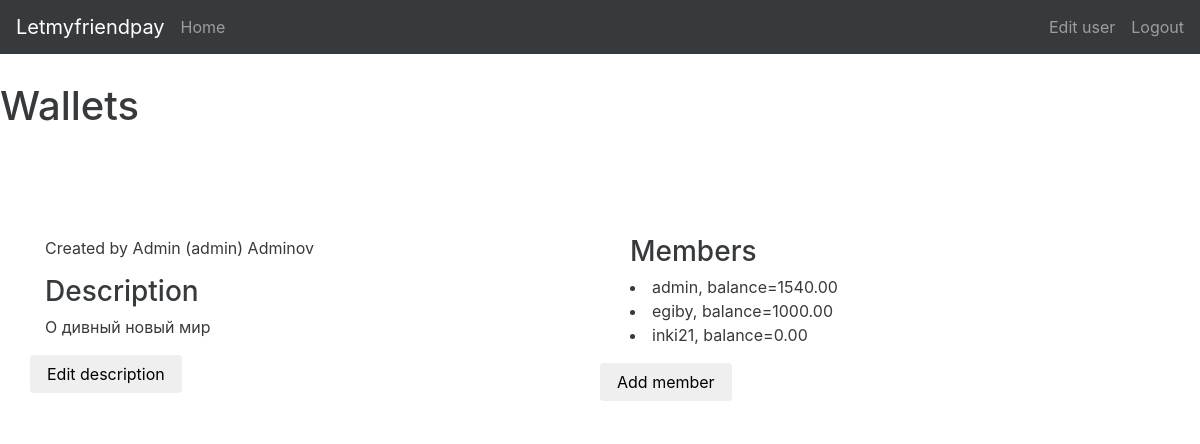
The app's page /wallets/wallet_list (signed in) with its own data.
### wallet/models.py (models this page shows, shortened)
class Wallet(models.Model):
    time_of_creation = models.DateTimeField(auto_now_add=True)
    author = models.ForeignKey(settings.AUTH_USER_MODEL, null=True, related_name='created_wallets')
    description = models.TextField(max_length=1024, blank=True, null=True)
    members = models.ManyToManyField(settings.AUTH_USER_MODEL, through='Balance',
                                     through_fields=('wallet', 'member'),
                                     related_name='my_wallets')

class Balance(models.Model):
    wallet = models.ForeignKey(Wallet)
    member = models.ForeignKey(settings.AUTH_USER_MODEL)
    member_balance = models.DecimalField(max_digits=10, decimal_places=2, null=False, default=0.00)

### core/models.py (models this page shows)
class User(AbstractUser):
    avatar = models.ImageField(upload_to='avatars', blank=True, null=True)
    current_balance = models.DecimalField(max_digits=10, decimal_places=2, null=False, default=0.00)

### wallet/views.py (the view)
class WalletListView(ListView):
    model = Wallet
    template_name = 'wallet_list.html'
    context_object_name = 'wallet_list'

### wallet/templates/wallet_list.html (shortened to what this page needs)
{% extends "base.html" %}
{% block content %}
    <h1>Wallets</h1>
    {% for wallet in wallet_list %}
        {% include "wallet.html" %}
    {% endfor %}
{% endblock %}

### core/templates/base.html (shortened to what this page needs)
<!DOCTYPE html>
<html lang="en">
<head>
    {% block static %}
        {% load static %}
        <link rel="stylesheet" type="text/css" href="{% static 'css/theme.css' %}">
        <link rel="stylesheet" href="{% static 'bootstrap/css/bootstrap.min.css' %}">
    {% endblock %}
</head>
<body>
<div>
    <div class="container-fluid">
        <div class="row">
            {% block header %}
                {% include "navigation_bar.html" %}
            {% endblock %}
        </div>
        <div class="row">
            <div class="main">
                {% block content %}{% endblock %}
            </div>
        </div>
    </div>
</div>
{% load static %}
</body>
</html>

### core/templates/navigation_bar.html
{% block header %}
    <nav class="navbar navbar-fixed-top navbar-dark bg-inverse">
        <a class="navbar-brand" href="{% url 'users:user_profile' %}">Letmyfriendpay</a>
        {% if user.is_authenticated %}
            <ul class="nav navbar-nav">
                {% if '/profile' in request.get_full_path %}
                    <li class="nav-item active">
                        <a class="nav-link" href="{% url 'users:user_profile' %}">Home<span class="sr-only">(current)</span></a>
                    </li>
                {% else %}
                    <li class="nav-item">
                        <a class="nav-link" href="{% url 'users:user_profile' %}">Home</a>
                    </li>
                {% endif %}
                <li class="nav-item float-xs-right">
                    <a class="nav-link" href="{% url 'users:logout' %}">Logout</a>
                </li>
                {% if '/edit_profile' in request.get_full_path %}
                    <li class="nav-item float-xs-right active">
                        <a class="nav-link" href="{% url 'users:edit_user' %}">Edit user<span class="sr-only">(current)</span></a>
                    </li>
                {% else %}
                    <li class="nav-item float-xs-right">
                        <a class="nav-link" href="{% url 'users:edit_user' %}">Edit user</a>
                    </li>
                {% endif %}
            </ul>
        {% endif %}
    </nav>
{% endblock %}

### wallet/templates/wallet.html (shortened to what this page needs)
{% extends "base.html" %}
{% block content %}
    <div class="container">
        <div class="row">
            <div class="col-md-6">
                <p>Created by {{ wallet.author.first_name }} ({{ wallet.author }}) {{ wallet.author.last_name }}</p>
                <h3>Description</h3> {{ wallet.description }}
                {% if wallet.author == user %}
                    <div class="row">
                        <a href="edit_wallet">
                            <button type="button" class="btn btn-default">
                                Edit description
                            </button>
                        </a>
                    </div>
                {% endif %}
            </div>
            <div class="col-md-6">
                {% include "members_list.html" %}
                {% if wallet.author == user %}
                    <div class="row">
                        <a href="add_member">
                            <button type="button" class="btn btn-default">
                                Add member
                            </button>
                        </a>
                    </div>
                {% endif %}
            </div>
        </div>
    </div>
{% endblock %}

### wallet/templates/members_list.html
<div class="container" data-src="{% url 'wallets:balances' wallet.pk %}">
    <h3>Members</h3>
    {% for balance in wallet.balance_set.all %}
        <li>{{ balance.member }}, balance=<span class="member-balance_{{ balance.member_id }}">{{ balance.member_balance }}</span> </li>
    {% endfor %}
</div>

### static/css/theme.css (style rules this page uses)
.main { margin-top: 60px; }
.row { margin-bottom: 1rem; }
.row .row { margin-top: 1rem; margin-bottom: 0; }

### records on screen
Wallet: author.first_name "Admin", author "admin", author.last_name "Adminov", description "О дивный новый мир", shows "Edit description", shows "Add member"
Balance: member "admin", member_balance "1540.00"
Balance: member "egiby", member_balance "1000.00"
Balance: member "inki21", member_balance "0.00"
